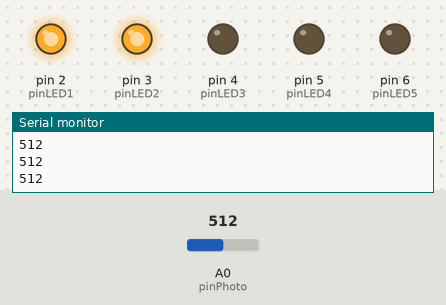
Recording of a sketch running on a simulated Arduino Uno, built with avr-gcc and run on an emulated ATmega328P. Parts: output pins drawn as LEDs (lit = HIGH), the last lines printed to the serial monitor. The test bench sets the inputs (shaded band); at power-on: A0 (pinPhoto) = 512.

Above: at 1.2 s.
1.3 s: A0 (pinPhoto) set to 588
2.8 s: A0 (pinPhoto) set to 613
At 4.0 s:
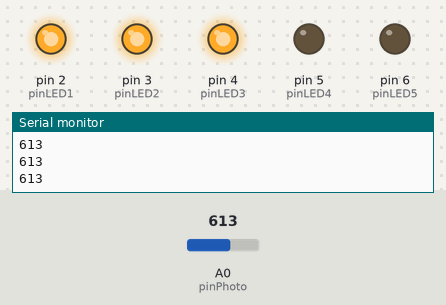
4.3 s: A0 (pinPhoto) set to 784
5.8 s: A0 (pinPhoto) set to 811
At 6.4 s:
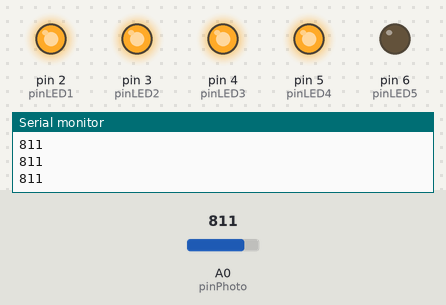
7.3 s: A0 (pinPhoto) set to 982
8.8 s: A0 (pinPhoto) set to 1014
At 9.9 s:
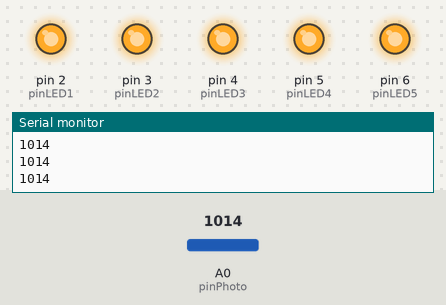
Timing chart, 0 to 11.3 s (numbered marks = the images above; inputs shaded):
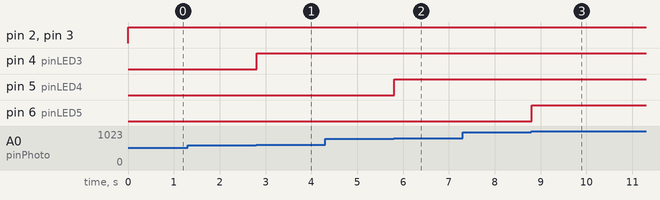

Measured:
- the behaviour switches between 599 and 600 on A0 (pinPhoto) (found by bisection; images 0 and 1)
- the behaviour switches between 799 and 800 on A0 (pinPhoto) (found by bisection; images 1 and 2)
- the behaviour switches between 999 and 1000 on A0 (pinPhoto) (found by bisection; images 2 and 3)
- after the input at 2.8 s, pin 4 (pinLED3): LOW → HIGH at once
- after the input at 5.8 s, pin 5 (pinLED4): LOW → HIGH at once
- after the input at 8.8 s, pin 6 (pinLED5): LOW → HIGH at once

The sketch:

sketch_mar20a.ino
```cpp
const int pinLED1 = 2;
const int pinLED2 = 3;
const int pinLED3 = 4;
const int pinLED4 = 5;
const int pinLED5 = 6;
const int pinPhoto = A0;
int photoValue = 0;

void setup() {
  pinMode(pinLED1, OUTPUT);
  pinMode(pinLED2, OUTPUT);
  pinMode(pinLED3, OUTPUT);
  pinMode(pinLED4, OUTPUT);
  pinMode(pinLED5, OUTPUT);
  Serial.begin(9600);
}

void loop() {
  photoValue = analogRead(pinPhoto);
  //LED 1
  if(photoValue >= 1) {
    digitalWrite(pinLED1, HIGH);
  } else {
    digitalWrite(pinLED1, LOW);
  }
  //LED 2
  if(photoValue >= 400) {
    digitalWrite(pinLED2, HIGH);
  } else {
    digitalWrite(pinLED2, LOW);
  }
  //LED 3
  if(photoValue >= 600) {
    digitalWrite(pinLED3, HIGH);
  } else {
    digitalWrite(pinLED3, LOW);
  }
  //LED 4
  if(photoValue >= 800) {
    digitalWrite(pinLED4, HIGH);
  } else {
    digitalWrite(pinLED4, LOW);
  }
  //LED 5
  if(photoValue >= 1000) {
    digitalWrite(pinLED5, HIGH);
  } else {
    digitalWrite(pinLED5, LOW);
  }

  Serial.println(photoValue);
  delay(10);
}
```
